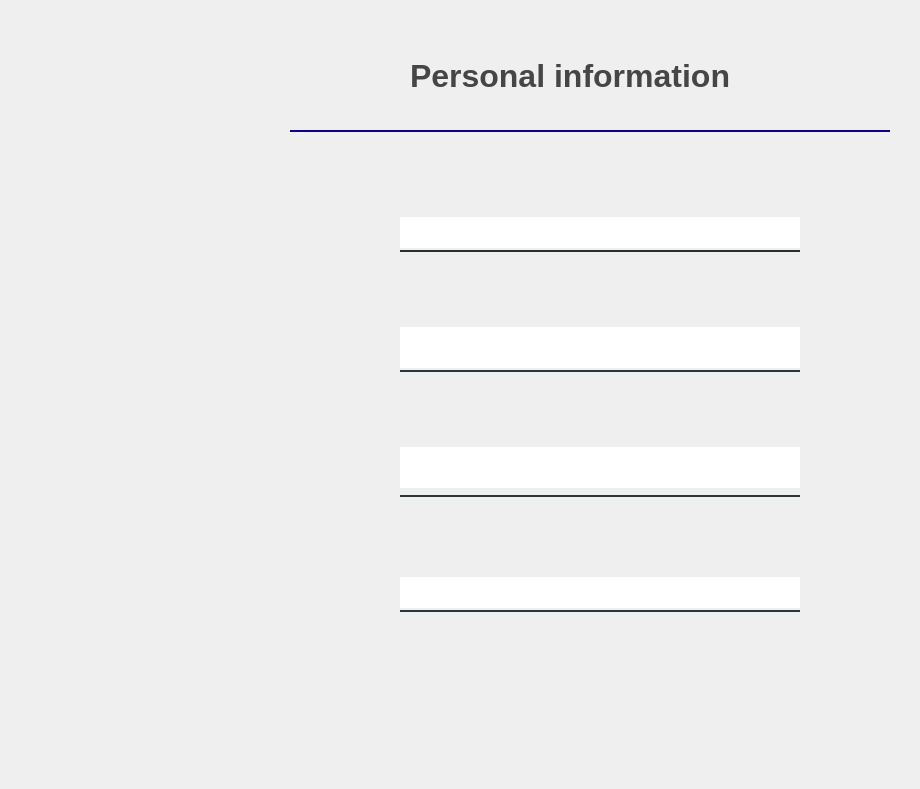
    <widget class="QWidget" name="page_3">
     <widget class="QFrame" name="frame">
      <property name="geometry">
       <rect>
        <x>290</x>
        <y>30</y>
        <width>621</width>
        <height>750</height>
       </rect>
      </property>
      <property name="styleSheet">
       <string notr="true">border-radius: 30px;
</string>
      </property>
      <property name="frameShape">
       <enum>QFrame::Shape::StyledPanel</enum>
      </property>
      <property name="frameShadow">
       <enum>QFrame::Shadow::Raised</enum>
      </property>
      <widget class="QFrame" name="frame_2">
       <property name="geometry">
        <rect>
         <x>40</x>
         <y>180</y>
         <width>41</width>
         <height>41</height>
        </rect>
       </property>
       <property name="styleSheet">
        <string notr="true">
image: url(:/new/prefix1/Images/person.png);</string>
       </property>
       <property name="frameShape">
        <enum>QFrame::Shape::StyledPanel</enum>
       </property>
       <property name="frameShadow">
        <enum>QFrame::Shadow::Raised</enum>
       </property>
      </widget>
      <widget class="QFrame" name="frame_3">
       <property name="geometry">
        <rect>
         <x>40</x>
         <y>300</y>
         <width>41</width>
         <height>41</height>
        </rect>
       </property>
       <property name="styleSheet">
        <string notr="true">
image: url(:/new/prefix1/Images/home.png);</string>
       </property>
       <property name="frameShape">
        <enum>QFrame::Shape::StyledPanel</enum>
       </property>
       <property name="frameShadow">
        <enum>QFrame::Shadow::Raised</enum>
       </property>
      </widget>
      <widget class="QFrame" name="frame_4">
       <property name="geometry">
        <rect>
         <x>40</x>
         <y>420</y>
         <width>41</width>
         <height>41</height>
        </rect>
       </property>
       <property name="styleSheet">
        <string notr="true">image: url(:/new/prefix1/Images/key.png);</string>
       </property>
       <property name="frameShape">
        <enum>QFrame::Shape::StyledPanel</enum>
       </property>
       <property name="frameShadow">
        <enum>QFrame::Shadow::Raised</enum>
       </property>
      </widget>
      <widget class="QFrame" name="frame_5">
       <property name="geometry">
        <rect>
         <x>40</x>
         <y>540</y>
         <width>41</width>
         <height>41</height>
        </rect>
       </property>
       <property name="styleSheet">
        <string notr="true">
image: url(:/new/prefix1/Images/id-card.png);</string>
       </property>
       <property name="frameShape">
        <enum>QFrame::Shape::StyledPanel</enum>
       </property>
       <property name="frameShadow">
        <enum>QFrame::Shadow::Raised</enum>
       </property>
      </widget>
      <widget class="Line" name="line">
       <property name="geometry">
        <rect>
         <x>0</x>
         <y>100</y>
         <width>600</width>
         <height>2</height>
        </rect>
       </property>
       <property name="styleSheet">
        <string notr="true">background-color: #110090;</string>
       </property>
       <property name="orientation">
        <enum>Qt::Orientation::Horizontal</enum>
       </property>
      </widget>
      <widget class="QFrame" name="frame_7">
       <property name="geometry">
        <rect>
         <x>20</x>
         <y>10</y>
         <width>71</width>
         <height>71</height>
        </rect>
       </property>
       <property name="styleSheet">
        <string notr="true"/>
       </property>
       <property name="frameShape">
        <enum>QFrame::Shape::StyledPanel</enum>
       </property>
       <property name="frameShadow">
        <enum>QFrame::Shadow::Raised</enum>
       </property>
       <widget class="QFrame" name="frame_6">
        <property name="geometry">
         <rect>
          <x>20</x>
          <y>20</y>
          <width>31</width>
          <height>31</height>
         </rect>
        </property>
        <property name="styleSheet">
         <string notr="true">image: url(:/new/prefix1/Images/information.png);</string>
        </property>
        <property name="frameShape">
         <enum>QFrame::Shape::StyledPanel</enum>
        </property>
        <property name="frameShadow">
         <enum>QFrame::Shadow::Raised</enum>
        </property>
       </widget>
      </widget>
      <widget class="Line" name="line_2">
       <property name="geometry">
        <rect>
         <x>110</x>
         <y>220</y>
         <width>400</width>
         <height>2</height>
        </rect>
       </property>
       <property name="styleSheet">
        <string notr="true">background-color: #28302e;</string>
       </property>
       <property name="orientation">
        <enum>Qt::Orientation::Horizontal</enum>
       </property>
      </widget>
      <widget class="Line" name="line_3">
       <property name="geometry">
        <rect>
         <x>110</x>
         <y>340</y>
         <width>400</width>
         <height>2</height>
        </rect>
       </property>
       <property name="styleSheet">
        <string notr="true">background-color: #2c3638</string>
       </property>
       <property name="orientation">
        <enum>Qt::Orientation::Horizontal</enum>
       </property>
      </widget>
      <widget class="Line" name="line_4">
       <property name="geometry">
        <rect>
         <x>110</x>
         <y>465</y>
         <width>400</width>
         <height>2</height>
        </rect>
       </property>
       <property name="styleSheet">
        <string notr="true">background-color: #2c3638;</string>
       </property>
       <property name="orientation">
        <enum>Qt::Orientation::Horizontal</enum>
       </property>
      </widget>
      <widget class="Line" name="line_5">
       <property name="geometry">
        <rect>
         <x>110</x>
         <y>580</y>
         <width>400</width>
         <height>2</height>
        </rect>
       </property>
       <property name="styleSheet">
        <string notr="true">background-color: #2c3638;</string>
       </property>
       <property name="orientation">
        <enum>Qt::Orientation::Horizontal</enum>
       </property>
      </widget>
      <widget class="QLabel" name="label">
       <property name="geometry">
        <rect>
         <x>120</x>
         <y>30</y>
         <width>321</width>
         <height>31</height>
        </rect>
       </property>
       <property name="font">
        <font>
         <pointsize>-1</pointsize>
         <bold>true</bold>
        </font>
       </property>
       <property name="styleSheet">
        <string notr="true">color: rgb(70, 70, 70);
font-size: 32px;</string>
       </property>
       <property name="text">
        <string>Personal information</string>
       </property>
      </widget>
      <widget class="QLineEdit" name="page1li">
       <property name="geometry">
        <rect>
         <x>110</x>
         <y>187</y>
         <width>400</width>
         <height>31</height>
        </rect>
       </property>
       <property name="styleSheet">
        <string notr="true">font-size: 18px;
color:#303030;</string>
       </property>
       <property name="text">
        <string/>
       </property>
       <property name="readOnly">
        <bool>true</bool>
       </property>
      </widget>
      <widget class="QLineEdit" name="lineEdit_2">
       <property name="geometry">
        <rect>
         <x>110</x>
         <y>297</y>
         <width>400</width>
         <height>41</height>
        </rect>
       </property>
       <property name="styleSheet">
        <string notr="true">font-size: 18px;
color:#303030;</string>
       </property>
       <property name="readOnly">
        <bool>true</bool>
       </property>
      </widget>
      <widget class="QLineEdit" name="lineEdit_3">
       <property name="geometry">
        <rect>
         <x>110</x>
         <y>417</y>
         <width>400</width>
         <height>41</height>
        </rect>
       </property>
       <property name="styleSheet">
        <string notr="true">font-size: 25px;
color:#3e3ee5;</string>
       </property>
       <property name="readOnly">
        <bool>true</bool>
       </property>
      </widget>
      <widget class="QLineEdit" name="lineEdit_4">
       <property name="geometry">
        <rect>
         <x>110</x>
         <y>547</y>
         <width>400</width>
         <height>31</height>
        </rect>
       </property>
       <property name="styleSheet">
        <string notr="true">font-size: 25px;
color:#3e3ee5;</string>
       </property>
       <property name="readOnly">
        <bool>true</bool>
       </property>
      </widget>
      <widget class="QPushButton" name="pushButton_4">
       <property name="geometry">
        <rect>
         <x>569</x>
         <y>180</y>
         <width>25</width>
         <height>25</height>
        </rect>
       </property>
       <property name="styleSheet">
        <string notr="true">image: url(:/new/prefix1/Images/editsquare.png);</string>
       </property>
       <property name="text">
        <string/>
       </property>
      </widget>
      <widget class="QPushButton" name="pushButton_5">
       <property name="geometry">
        <rect>
         <x>570</x>
         <y>310</y>
         <width>25</width>
         <height>25</height>
        </rect>
       </property>
       <property name="styleSheet">
        <string notr="true">image: url(:/new/prefix1/Images/editsquare.png);</string>
       </property>
       <property name="text">
        <string/>
       </property>
      </widget>
      <widget class="QPushButton" name="pushButton_6">
       <property name="geometry">
        <rect>
         <x>570</x>
         <y>430</y>
         <width>25</width>
         <height>25</height>
        </rect>
       </property>
       <property name="styleSheet">
        <string notr="true">image: url(:/new/prefix1/Images/editsquare.png);</string>
       </property>
       <property name="text">
        <string/>
       </property>
      </widget>
      <widget class="QPushButton" name="pushButton_7">
       <property name="geometry">
        <rect>
         <x>570</x>
         <y>550</y>
         <width>25</width>
         <height>25</height>
        </rect>
       </property>
       <property name="styleSheet">
        <string notr="true">image: url(:/new/prefix1/Images/editsquare.png);</string>
       </property>
       <property name="text">
        <string/>
       </property>
      </widget>
     </widget>
    </widget>
